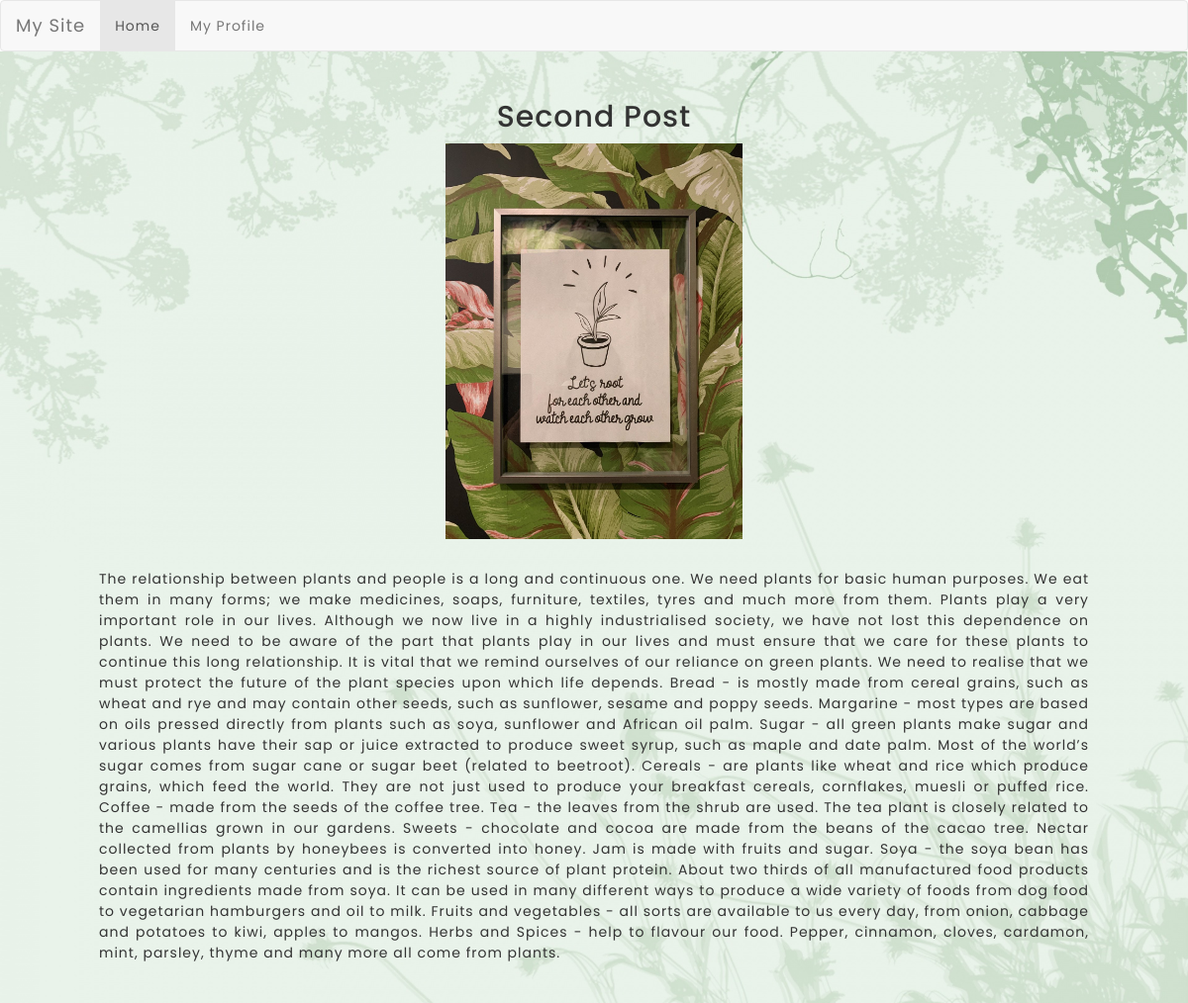
/post/second-post, run on the app's committed database.
### first_app/models.py (models this page shows, shortened)
class Post(models.Model):
    title = models.CharField(max_length=255)
    slug = models.SlugField(max_length=255, unique=True)
    summary = models.CharField(max_length=300)
    content = models.TextField()
    published =models.BooleanField(default=True)
    created = models.DateTimeField(auto_now_add=True)
    image = models.ImageField(upload_to='img')
    class Meta:
        ordering = ['-created']

### first_app/views.py (the view)
# urls.py: url(r'^post/(.*)$', blog_views.post),
def post(request, slug):
    print(slug)
    return render(request, 'post.html', {               #need add request infront of the 'post.html'
        'post': get_object_or_404(Post, slug=slug)
    })

### first_app/templates/post.html (shortened to what this page needs)
{% extends 'base.html' %}
{% block content %}
	<div class="P_wrapper">
		<div class="testimonial">
			<h2>{{ post.title }}</h2>
			<img src="{{ post.image.url }}" alt="Card image cap"  class:"center" style="object-fit:contain;width:auto;height:400px; margin-bottom:30px;"/>
			<div>
				<p style="text-align:justify;">{{ post.content  }}</p>
			</div>
		</div>
	</div>
{% endblock %}

### first_app/static/css/style.css (style rules this page uses)
* { margin:0px; padding:0px; box-sizing: border-box; font-family: 'Poppins', sans-serif; text-align: center; line-height: 1.5; letter-spacing: 1px; }
.P_wrapper { min-height: 100vh; width: 100%; background-image: url('../images/plant-background-1522907595NpW.jpg'); background-position: center; background-repeat: no-repeat; background-size: cover; }
.testimonial { padding:30px 100px; }
body { animation: transitionIn 0.75s; }

### data on the page
Post: title "Second Post", image (picture), content "The relationship between plants and people is a long and continuous one. We need plants for basic human purposes. We eat them in many forms; we make medicines, soaps, furniture, textiles, tyres and much more from them. Plants play a very important role in our lives. Although we now live in a highly industrialised society, we have not lost this dependence on plants. We need to be aware of the part that plants play in our lives and must ensure that we care for these plants to continue this long relationship. It is vital that we remind ourselves of our reliance on green plants. We need to realise that we must protect the future of the plant species upon which life depends. Bread - is mostly…"
